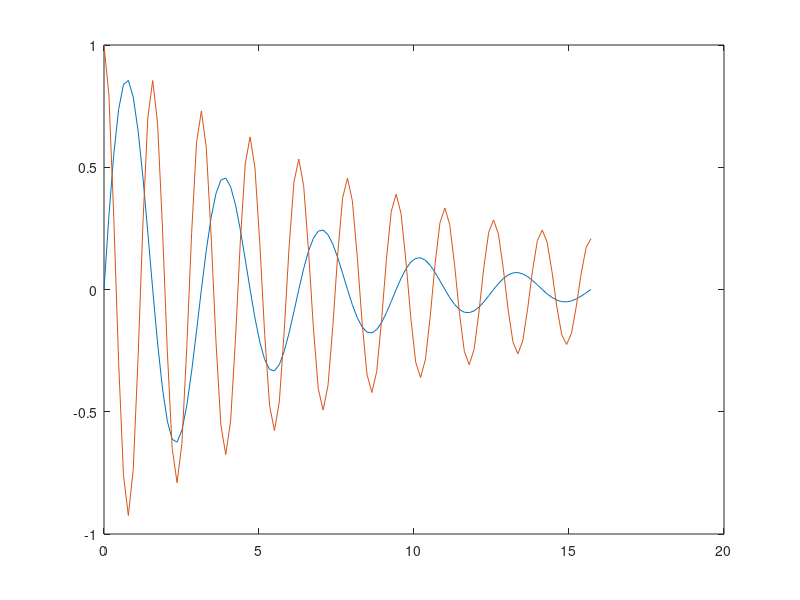

Write MATLAB code to recreate this figure. (Note: this script raises an error after producing the figure.)
x = 0 : pi/20 : 5*pi;
F1 = @(x) exp(-0.2.*x) .* sin(2.*x);
F2 = @(x) exp(-0.1.*x) .* cos(4.*x);
a = plot(x,F1(x))
hold on;
b = plot(x,F2(x))
a.Color = 'red';
b.LineStyle = "-";
b.LineWidth = 3;
xlabel('X')
ylabel('Y')
title('Question 1')
legend
hold off
